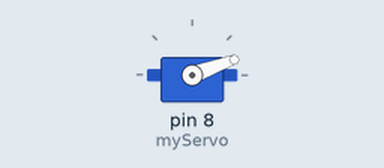
A sketch run on a simulated Arduino Uno, built with avr-gcc and run on an emulated ATmega328P. Parts: servo.

Above: at 0.05 s.
Timing chart, 0 to 4.6 s (numbered marks = the images above):
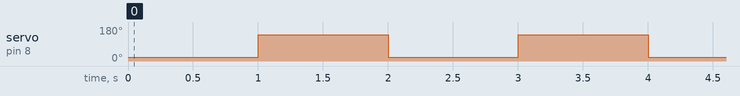

The sketch:

sketch_aug04a.ino
```cpp
#include <Servo.h>

Servo myServo;

void setup() {
  // put your setup code here, to run once:
  myServo.attach(8);
}

void loop() {
  myServo.write(20);
  delay(1000);
  myServo.write(140);
  delay(1000);
}
```

Measured:
- by itself, servo on pin 8 (myServo): alternates 140° for 1.0 s and 20° for 1.0 s
